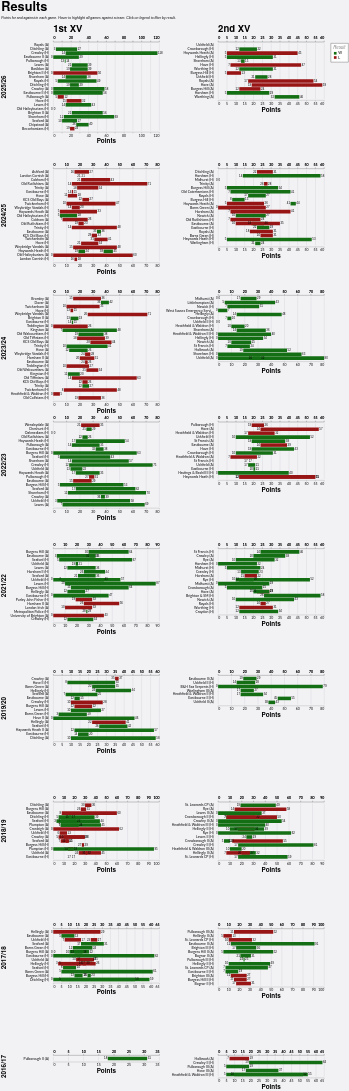

Here is the Vega-Lite specification saved for this chart:
### Vega-Lite specification from a JSON file in a GitHub repository (floating-point values rounded to 4 significant figures; data arrays with more than 128 entries replaced by an {"elided": "..."} marker saying what was removed)
{"config": {"axis": {"labelFont": "Lato, sans-serif", "titleFont": "PT Sans Narrow, Helvetica Neue, Helvetica, Arial, sans-serif", "labelFontSize": 13, "titleFontSize": 24, "gridColor": "#202947", "gridOpacity": 0.2}, "header": {"labelFont": "PT Sans Narrow, Helvetica Neue, Helvetica, Arial, sans-serif", "titleFont": "PT Sans Narrow, Helvetica Neue, Helvetica, Arial, sans-serif", "labelFontSize": 24, "titleFontSize": 28, "labelFontWeight": "bold", "orient": "left"}, "legend": {"labelFont": "Lato, sans-serif", "titleFont": "PT Sans Narrow, Helvetica Neue, Helvetica, Arial, sans-serif", "labelFontSize": 14, "titleFontSize": 16, "titlePadding": 5, "fillColor": "white", "strokeColor": "black", "padding": 10, "titleFontWeight": "lighter", "titleFontStyle": "italic", "titleColor": "gray", "offset": 10}, "title": {"font": "PT Sans Narrow, Helvetica Neue, Helvetica, Arial, sans-serif", "fontSize": 48, "fontWeight": "bold", "anchor": "start", "align": "center", "titlePadding": 20, "subtitlePadding": 10, "subtitleFontSize": 13, "subtitleColor": "", "subtitleFontStyle": "italic", "offset": 15, "color": "black"}, "axisX": {"labelAngle": 0}, "facet": {"title": null, "header": null, "align": {"row": "each", "column": "each"}}, "resolve": {"scale": {"y": "independent", "facet": "independent"}}, "background": "#f2f1f4", "view": {"strokeWidth": 0}}, "data": {"name": "data-bae2843bbdbb47566ca273825ee26474"}, "facet": {"column": {"field": "squad", "header": {"labelAnchor": "start", "labelExpr": "datum.value + ' XV'", "labelFontSize": 36, "title": null}, "title": null, "type": "nominal"}, "row": {"field": "season", "sort": {"field": "season", "order": "descending"}, "title": null, "type": "nominal"}}, "spec": {"layer": [{"mark": {"type": "bar"}, "encoding": {"color": {"field": "result", "legend": {"orient": "right", "title": "Result", "titleOrient": "top"}, "scale": {"domain": ["W", "L"], "range": ["#146f14", "#981515"]}, "type": "nominal"}, "detail": {"field": "game_id", "type": "nominal"}, "opacity": {"condition": {"param": "param_6", "value": 1.0, "empty": true}, "value": 0.2}, "x": {"axis": {"offset": 5, "orient": "bottom"}, "field": "pf", "title": "Points", "type": "quantitative"}, "x2": {"field": "pa"}, "y": {"axis": {"domain": false, "grid": false, "offset": 15, "ticks": false, "title": null}, "field": "game_label", "sort": {"field": "date", "order": "descending"}, "title": null, "type": "nominal"}}, "name": "view_2"}, {"mark": {"type": "text", "align": "right", "dx": -2, "dy": 0}, "encoding": {"color": {"value": "black"}, "detail": {"field": "game_id", "type": "nominal"}, "opacity": {"condition": {"param": "param_6", "value": 1.0, "empty": true}, "value": 0.2}, "text": {"field": "loser", "type": "nominal"}, "x": {"axis": {"offset": 5, "orient": "top"}, "field": "loser", "title": null, "type": "quantitative"}, "y": {"axis": {"domain": false, "grid": false, "offset": 15, "ticks": false, "title": null}, "field": "game_label", "sort": {"field": "date", "order": "descending"}, "title": null, "type": "nominal"}}}, {"mark": {"type": "text", "align": "left", "dx": 2, "dy": 0}, "encoding": {"color": {"value": "black"}, "detail": {"field": "game_id", "type": "nominal"}, "opacity": {"condition": {"param": "param_6", "value": 1.0, "empty": true}, "value": 0.2}, "text": {"field": "winner", "type": "nominal"}, "x": {"axis": {"offset": 5, "orient": "top"}, "field": "winner", "title": null, "type": "quantitative"}, "y": {"axis": {"domain": false, "grid": false, "offset": 15, "ticks": false, "title": null}, "field": "game_label", "sort": {"field": "date", "order": "descending"}, "title": null, "type": "nominal"}}}], "height": {"step": 15}, "transform": [{"filter": {"param": "param_7", "empty": true}}], "width": 400}, "params": [{"name": "param_6", "select": {"type": "point", "clear": "mouseout", "fields": ["opposition"], "on": "hover"}, "views": ["view_2"]}, {"name": "param_7", "select": {"type": "point", "fields": ["result"]}, "views": ["view_2"]}], "resolve": {"scale": {"x": "independent", "y": "independent"}}, "spacing": 10, "title": {"text": "Results", "subtitle": "Points for and against in each game. Hover to highlight all games against a team. Click on legend to filter by result."}, "$schema": "https://vega.github.io/schema/vega-lite/v5.20.1.json", "datasets": {"data-bae2843bbdbb47566ca273825ee26474": {"elided": "303 records"}}}
